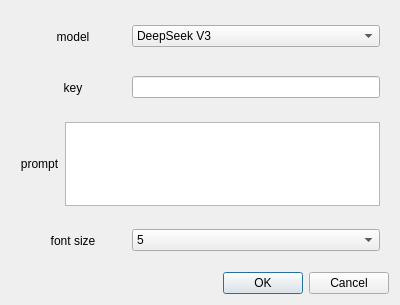
<?xml version="1.0" encoding="UTF-8"?>
<ui version="4.0">
 <class>settingDialog</class>
 <widget class="QDialog" name="settingDialog">
  <property name="geometry">
   <rect>
    <x>0</x>
    <y>0</y>
    <width>400</width>
    <height>305</height>
   </rect>
  </property>
  <property name="windowTitle">
   <string>Setting</string>
  </property>
  <property name="windowIcon">
   <iconset>
    <normaloff>icon.ico</normaloff>icon.ico</iconset>
  </property>
  <layout class="QVBoxLayout" name="verticalLayout_2">
   <item>
    <layout class="QVBoxLayout" name="settingLayout" stretch="2,2,4,2">
     <property name="spacing">
      <number>0</number>
     </property>
     <item>
      <widget class="QWidget" name="modelArea" native="true">
       <layout class="QHBoxLayout" name="horizontalLayout_5">
        <item>
         <layout class="QHBoxLayout" name="modelLayout" stretch="3,7">
          <item>
           <widget class="QLabel" name="modelLabel">
            <property name="text">
             <string>model</string>
            </property>
            <property name="alignment">
             <set>Qt::AlignmentFlag::AlignCenter</set>
            </property>
           </widget>
          </item>
          <item>
           <widget class="QComboBox" name="modelComboBox">
            <property name="enabled">
             <bool>true</bool>
            </property>
            <property name="editable">
             <bool>false</bool>
            </property>
            <item>
             <property name="text">
              <string>DeepSeek V3</string>
             </property>
            </item>
            <item>
             <property name="text">
              <string>DeepSeek R1</string>
             </property>
            </item>
           </widget>
          </item>
         </layout>
        </item>
       </layout>
      </widget>
     </item>
     <item>
      <widget class="QWidget" name="keyArea" native="true">
       <layout class="QHBoxLayout" name="horizontalLayout_6">
        <item>
         <layout class="QHBoxLayout" name="keyLayout" stretch="3,7">
          <item>
           <widget class="QLabel" name="keyLabel">
            <property name="text">
             <string>key</string>
            </property>
            <property name="alignment">
             <set>Qt::AlignmentFlag::AlignCenter</set>
            </property>
           </widget>
          </item>
          <item>
           <widget class="QLineEdit" name="keyLineEdit">
            <property name="echoMode">
             <enum>QLineEdit::EchoMode::PasswordEchoOnEdit</enum>
            </property>
           </widget>
          </item>
         </layout>
        </item>
       </layout>
      </widget>
     </item>
     <item>
      <widget class="QWidget" name="promptArea" native="true">
       <layout class="QHBoxLayout" name="horizontalLayout_7">
        <item>
         <layout class="QHBoxLayout" name="promptLayout">
          <item>
           <widget class="QLabel" name="promptLabel">
            <property name="text">
             <string>prompt</string>
            </property>
            <property name="alignment">
             <set>Qt::AlignmentFlag::AlignCenter</set>
            </property>
           </widget>
          </item>
          <item>
           <widget class="QPlainTextEdit" name="promptTextEdit"/>
          </item>
         </layout>
        </item>
       </layout>
      </widget>
     </item>
     <item>
      <widget class="QWidget" name="fontSizeArea" native="true">
       <layout class="QHBoxLayout" name="horizontalLayout_2">
        <item>
         <layout class="QHBoxLayout" name="fontSizeLayout" stretch="3,7">
          <item>
           <widget class="QLabel" name="fontSizeLabel">
            <property name="text">
             <string>font size</string>
            </property>
            <property name="alignment">
             <set>Qt::AlignmentFlag::AlignCenter</set>
            </property>
           </widget>
          </item>
          <item>
           <widget class="QComboBox" name="fontSizeComboBox">
            <item>
             <property name="text">
              <string>5</string>
             </property>
            </item>
            <item>
             <property name="text">
              <string>6</string>
             </property>
            </item>
            <item>
             <property name="text">
              <string>7</string>
             </property>
            </item>
            <item>
             <property name="text">
              <string>8</string>
             </property>
            </item>
            <item>
             <property name="text">
              <string>9</string>
             </property>
            </item>
            <item>
             <property name="text">
              <string>10</string>
             </property>
            </item>
            <item>
             <property name="text">
              <string>11</string>
             </property>
            </item>
            <item>
             <property name="text">
              <string>12</string>
             </property>
            </item>
            <item>
             <property name="text">
              <string>13</string>
             </property>
            </item>
            <item>
             <property name="text">
              <string>14</string>
             </property>
            </item>
            <item>
             <property name="text">
              <string>15</string>
             </property>
            </item>
            <item>
             <property name="text">
              <string>16</string>
             </property>
            </item>
            <item>
             <property name="text">
              <string>17</string>
             </property>
            </item>
            <item>
             <property name="text">
              <string>18</string>
             </property>
            </item>
            <item>
             <property name="text">
              <string>19</string>
             </property>
            </item>
            <item>
             <property name="text">
              <string>20</string>
             </property>
            </item>
            <item>
             <property name="text">
              <string>21</string>
             </property>
            </item>
            <item>
             <property name="text">
              <string>22</string>
             </property>
            </item>
            <item>
             <property name="text">
              <string>23</string>
             </property>
            </item>
            <item>
             <property name="text">
              <string>24</string>
             </property>
            </item>
            <item>
             <property name="text">
              <string>25</string>
             </property>
            </item>
            <item>
             <property name="text">
              <string>26</string>
             </property>
            </item>
            <item>
             <property name="text">
              <string>27</string>
             </property>
            </item>
            <item>
             <property name="text">
              <string>28</string>
             </property>
            </item>
            <item>
             <property name="text">
              <string>29</string>
             </property>
            </item>
            <item>
             <property name="text">
              <string>30</string>
             </property>
            </item>
            <item>
             <property name="text">
              <string>31</string>
             </property>
            </item>
            <item>
             <property name="text">
              <string>32</string>
             </property>
            </item>
            <item>
             <property name="text">
              <string>33</string>
             </property>
            </item>
            <item>
             <property name="text">
              <string>34</string>
             </property>
            </item>
            <item>
             <property name="text">
              <string>35</string>
             </property>
            </item>
            <item>
             <property name="text">
              <string>36</string>
             </property>
            </item>
            <item>
             <property name="text">
              <string>37</string>
             </property>
            </item>
            <item>
             <property name="text">
              <string>38</string>
             </property>
            </item>
            <item>
             <property name="text">
              <string>39</string>
             </property>
            </item>
            <item>
             <property name="text">
              <string>40</string>
             </property>
            </item>
            <item>
             <property name="text">
              <string>41</string>
             </property>
            </item>
            <item>
             <property name="text">
              <string>42</string>
             </property>
            </item>
            <item>
             <property name="text">
              <string>43</string>
             </property>
            </item>
            <item>
             <property name="text">
              <string>44</string>
             </property>
            </item>
            <item>
             <property name="text">
              <string>45</string>
             </property>
            </item>
            <item>
             <property name="text">
              <string>46</string>
             </property>
            </item>
            <item>
             <property name="text">
              <string>47</string>
             </property>
            </item>
            <item>
             <property name="text">
              <string>48</string>
             </property>
            </item>
            <item>
             <property name="text">
              <string>49</string>
             </property>
            </item>
            <item>
             <property name="text">
              <string>50</string>
             </property>
            </item>
            <item>
             <property name="text">
              <string>51</string>
             </property>
            </item>
            <item>
             <property name="text">
              <string>52</string>
             </property>
            </item>
            <item>
             <property name="text">
              <string>53</string>
             </property>
            </item>
            <item>
             <property name="text">
              <string>54</string>
             </property>
            </item>
            <item>
             <property name="text">
              <string>55</string>
             </property>
            </item>
            <item>
             <property name="text">
              <string>56</string>
             </property>
            </item>
            <item>
             <property name="text">
              <string>57</string>
             </property>
            </item>
            <item>
             <property name="text">
              <string>58</string>
             </property>
            </item>
            <item>
             <property name="text">
              <string>59</string>
             </property>
            </item>
            <item>
             <property name="text">
              <string>60</string>
             </property>
            </item>
            <item>
             <property name="text">
              <string>61</string>
             </property>
            </item>
            <item>
             <property name="text">
              <string>62</string>
             </property>
            </item>
            <item>
             <property name="text">
              <string>63</string>
             </property>
            </item>
            <item>
             <property name="text">
              <string>64</string>
             </property>
            </item>
            <item>
             <property name="text">
              <string>65</string>
             </property>
            </item>
            <item>
             <property name="text">
              <string>66</string>
             </property>
            </item>
            <item>
             <property name="text">
              <string>67</string>
             </property>
            </item>
            <item>
             <property name="text">
              <string>68</string>
             </property>
            </item>
            <item>
             <property name="text">
              <string>69</string>
             </property>
            </item>
            <item>
             <property name="text">
              <string>70</string>
             </property>
            </item>
            <item>
             <property name="text">
              <string>71</string>
             </property>
            </item>
            <item>
             <property name="text">
              <string>72</string>
             </property>
            </item>
           </widget>
          </item>
         </layout>
        </item>
       </layout>
      </widget>
     </item>
    </layout>
   </item>
   <item>
    <widget class="QDialogButtonBox" name="buttonBox">
     <property name="orientation">
      <enum>Qt::Orientation::Horizontal</enum>
     </property>
     <property name="standardButtons">
      <set>QDialogButtonBox::StandardButton::Cancel|QDialogButtonBox::StandardButton::Ok</set>
     </property>
    </widget>
   </item>
  </layout>
 </widget>
 <resources/>
 <connections>
  <connection>
   <sender>buttonBox</sender>
   <signal>accepted()</signal>
   <receiver>settingDialog</receiver>
   <slot>accept()</slot>
   <hints>
    <hint type="sourcelabel">
     <x>248</x>
     <y>254</y>
    </hint>
    <hint type="destinationlabel">
     <x>157</x>
     <y>274</y>
    </hint>
   </hints>
  </connection>
  <connection>
   <sender>buttonBox</sender>
   <signal>rejected()</signal>
   <receiver>settingDialog</receiver>
   <slot>reject()</slot>
   <hints>
    <hint type="sourcelabel">
     <x>316</x>
     <y>260</y>
    </hint>
    <hint type="destinationlabel">
     <x>286</x>
     <y>274</y>
    </hint>
   </hints>
  </connection>
 </connections>
</ui>
